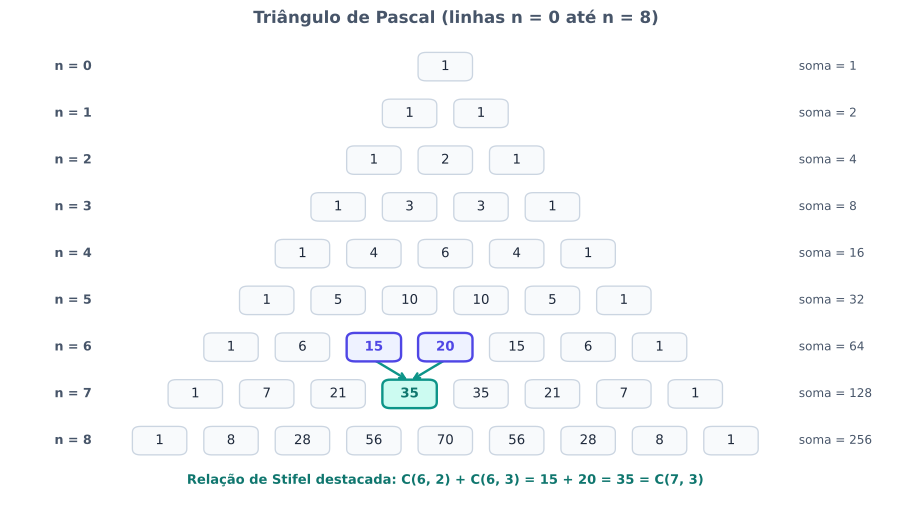

Recreate this plot in Python.
from math import comb
from pathlib import Path

import matplotlib.patches as patches
import matplotlib.pyplot as plt


def main() -> None:
    plt.rcParams["svg.fonttype"] = "none"

    max_n = 8
    cor_texto = "#475569"
    cor_escuro = "#1E293B"
    cor_borda = "#CBD5E1"
    cor_fundo_padrao = "#F8FAFC"
    cor_stifel_pai = "#4F46E5"
    cor_stifel_filho = "#0D9488"

    fig, ax = plt.subplots(figsize=(9.6, 5.4))
    fig.patch.set_alpha(0.0)
    ax.patch.set_alpha(0.0)

    dx = 1.05
    dy = 0.92

    # Coordenadas dos nós (linha n, coluna k)
    posicoes: dict[tuple[int, int], tuple[float, float]] = {}
    for n in range(max_n + 1):
        y = (max_n - n) * dy
        for k in range(n + 1):
            x = (k - n / 2.0) * dx
            posicoes[(n, k)] = (x, y)

    # Setas discretas destacando a relação de Stifel: C(6,2) + C(6,3) = C(7,3)
    destaque_pais = {(6, 2), (6, 3)}
    destaque_filho = (7, 3)

    for pai in destaque_pais:
        x0, y0 = posicoes[pai]
        x1, y1 = posicoes[destaque_filho]
        ax.annotate(
            "",
            xy=(x1, y1 + 0.25),
            xytext=(x0, y0 - 0.25),
            arrowprops=dict(
                arrowstyle="->",
                color=cor_stifel_filho,
                lw=1.8,
                shrinkA=2,
                shrinkB=2,
            ),
            zorder=2,
        )

    # Desenho das células do triângulo
    for n in range(max_n + 1):
        y_linha = (max_n - n) * dy
        ax.text(
            -(max_n / 2.0 + 0.95) * dx,
            y_linha,
            f"n = {n}",
            ha="right",
            va="center",
            fontsize=9.5,
            fontweight="bold",
            color=cor_texto,
        )
        ax.text(
            (max_n / 2.0 + 0.95) * dx,
            y_linha,
            f"soma = {2**n}",
            ha="left",
            va="center",
            fontsize=9.0,
            color=cor_texto,
        )

        for k in range(n + 1):
            x, y = posicoes[(n, k)]
            valor = comb(n, k)

            if (n, k) in destaque_pais:
                fundo = "#EEF2FF"
                borda = cor_stifel_pai
                texto_cor = cor_stifel_pai
                lw = 1.8
            elif (n, k) == destaque_filho:
                fundo = "#CCFBF1"
                borda = cor_stifel_filho
                texto_cor = "#0F766E"
                lw = 1.8
            else:
                fundo = cor_fundo_padrao
                borda = cor_borda
                texto_cor = cor_escuro
                lw = 1.0

            caixa = patches.FancyBboxPatch(
                (x - 0.36, y - 0.24),
                0.72,
                0.48,
                boxstyle="round,pad=0.04,rounding_size=0.12",
                facecolor=fundo,
                edgecolor=borda,
                linewidth=lw,
                zorder=3,
            )
            ax.add_patch(caixa)
            ax.text(
                x,
                y,
                str(valor),
                ha="center",
                va="center",
                fontsize=10,
                fontweight="bold" if (n, k) in destaque_pais or (n, k) == destaque_filho else "normal",
                color=texto_cor,
                zorder=4,
            )

    # Anotação explicativa da relação de Stifel
    ax.text(
        0.0,
        -0.78,
        "Relação de Stifel destacada: C(6, 2) + C(6, 3) = 15 + 20 = 35 = C(7, 3)",
        ha="center",
        va="center",
        fontsize=9.8,
        fontweight="bold",
        color="#0F766E",
    )

    ax.set_xlim(-(max_n / 2.0 + 2.1) * dx, (max_n / 2.0 + 2.4) * dx)
    ax.set_ylim(-1.15, max_n * dy + 0.65)
    ax.axis("off")

    ax.set_title(
        "Triângulo de Pascal (linhas n = 0 até n = 8)",
        fontsize=12.5,
        fontweight="bold",
        color=cor_texto,
        pad=8,
    )

    fig.tight_layout()
    destino = Path(__file__).resolve().parent / "triangulo-pascal.svg"
    fig.savefig(destino, format="svg", transparent=True, bbox_inches="tight")
    plt.close(fig)


if __name__ == "__main__":
    main()
